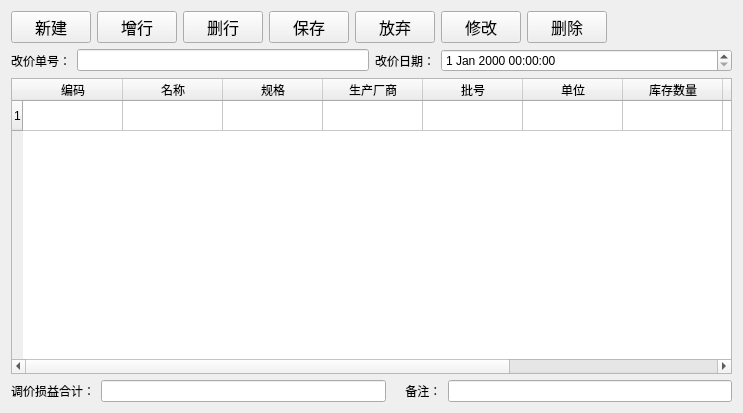
<?xml version="1.0" encoding="UTF-8"?>
<ui version="4.0">
 <class>DrugPricing</class>
 <widget class="QWidget" name="DrugPricing">
  <property name="geometry">
   <rect>
    <x>0</x>
    <y>0</y>
    <width>743</width>
    <height>413</height>
   </rect>
  </property>
  <property name="windowTitle">
   <string>药品调价</string>
  </property>
  <layout class="QVBoxLayout" name="verticalLayout_2">
   <item>
    <layout class="QHBoxLayout" name="horizontalLayout_2">
     <item>
      <widget class="QPushButton" name="addButton">
       <property name="sizePolicy">
        <sizepolicy hsizetype="Fixed" vsizetype="Fixed">
         <horstretch>0</horstretch>
         <verstretch>0</verstretch>
        </sizepolicy>
       </property>
       <property name="font">
        <font>
         <family>Agency FB</family>
         <pointsize>12</pointsize>
        </font>
       </property>
       <property name="text">
        <string>新建</string>
       </property>
      </widget>
     </item>
     <item>
      <widget class="QPushButton" name="addRowButton">
       <property name="sizePolicy">
        <sizepolicy hsizetype="Fixed" vsizetype="Fixed">
         <horstretch>0</horstretch>
         <verstretch>0</verstretch>
        </sizepolicy>
       </property>
       <property name="font">
        <font>
         <family>Agency FB</family>
         <pointsize>12</pointsize>
        </font>
       </property>
       <property name="text">
        <string>增行</string>
       </property>
      </widget>
     </item>
     <item>
      <widget class="QPushButton" name="deleteRowButton">
       <property name="sizePolicy">
        <sizepolicy hsizetype="Fixed" vsizetype="Fixed">
         <horstretch>0</horstretch>
         <verstretch>0</verstretch>
        </sizepolicy>
       </property>
       <property name="font">
        <font>
         <family>Agency FB</family>
         <pointsize>12</pointsize>
        </font>
       </property>
       <property name="text">
        <string>删行</string>
       </property>
      </widget>
     </item>
     <item>
      <widget class="QPushButton" name="saveButton">
       <property name="sizePolicy">
        <sizepolicy hsizetype="Fixed" vsizetype="Fixed">
         <horstretch>0</horstretch>
         <verstretch>0</verstretch>
        </sizepolicy>
       </property>
       <property name="font">
        <font>
         <family>Agency FB</family>
         <pointsize>12</pointsize>
        </font>
       </property>
       <property name="text">
        <string>保存</string>
       </property>
      </widget>
     </item>
     <item>
      <widget class="QPushButton" name="discardButton">
       <property name="sizePolicy">
        <sizepolicy hsizetype="Fixed" vsizetype="Fixed">
         <horstretch>0</horstretch>
         <verstretch>0</verstretch>
        </sizepolicy>
       </property>
       <property name="font">
        <font>
         <family>Agency FB</family>
         <pointsize>12</pointsize>
        </font>
       </property>
       <property name="text">
        <string>放弃</string>
       </property>
      </widget>
     </item>
     <item>
      <widget class="QPushButton" name="editButton">
       <property name="sizePolicy">
        <sizepolicy hsizetype="Fixed" vsizetype="Fixed">
         <horstretch>0</horstretch>
         <verstretch>0</verstretch>
        </sizepolicy>
       </property>
       <property name="font">
        <font>
         <family>Agency FB</family>
         <pointsize>12</pointsize>
        </font>
       </property>
       <property name="text">
        <string>修改</string>
       </property>
      </widget>
     </item>
     <item>
      <widget class="QPushButton" name="deleteButton">
       <property name="sizePolicy">
        <sizepolicy hsizetype="Fixed" vsizetype="Fixed">
         <horstretch>0</horstretch>
         <verstretch>0</verstretch>
        </sizepolicy>
       </property>
       <property name="font">
        <font>
         <family>Agency FB</family>
         <pointsize>12</pointsize>
        </font>
       </property>
       <property name="text">
        <string>删除</string>
       </property>
      </widget>
     </item>
     <item>
      <spacer name="horizontalSpacer">
       <property name="orientation">
        <enum>Qt::Horizontal</enum>
       </property>
       <property name="sizeHint" stdset="0">
        <size>
         <width>40</width>
         <height>20</height>
        </size>
       </property>
      </spacer>
     </item>
    </layout>
   </item>
   <item>
    <layout class="QVBoxLayout" name="verticalLayout">
     <property name="spacing">
      <number>6</number>
     </property>
     <item>
      <layout class="QHBoxLayout" name="horizontalLayout_15">
       <item>
        <layout class="QHBoxLayout" name="horizontalLayout_10">
         <item>
          <layout class="QHBoxLayout" name="horizontalLayout">
           <property name="spacing">
            <number>6</number>
           </property>
           <item>
            <widget class="QLabel" name="label">
             <property name="text">
              <string>改价单号：</string>
             </property>
            </widget>
           </item>
           <item>
            <widget class="QLineEdit" name="lineEdit_No"/>
           </item>
           <item>
            <widget class="QLabel" name="label_5">
             <property name="text">
              <string>改价日期：</string>
             </property>
            </widget>
           </item>
           <item>
            <widget class="QDateTimeEdit" name="dateTimeEdit">
             <property name="sizePolicy">
              <sizepolicy hsizetype="Expanding" vsizetype="Fixed">
               <horstretch>0</horstretch>
               <verstretch>0</verstretch>
              </sizepolicy>
             </property>
            </widget>
           </item>
          </layout>
         </item>
        </layout>
       </item>
      </layout>
     </item>
     <item>
      <widget class="QTableWidget" name="tableWidget">
       <property name="sortingEnabled">
        <bool>true</bool>
       </property>
       <attribute name="verticalHeaderShowSortIndicator" stdset="0">
        <bool>false</bool>
       </attribute>
       <attribute name="verticalHeaderStretchLastSection">
        <bool>false</bool>
       </attribute>
       <row>
        <property name="text">
         <string>1</string>
        </property>
       </row>
       <column>
        <property name="text">
         <string>编码</string>
        </property>
        <property name="font">
         <font>
          <pointsize>9</pointsize>
         </font>
        </property>
       </column>
       <column>
        <property name="text">
         <string>名称</string>
        </property>
       </column>
       <column>
        <property name="text">
         <string>规格</string>
        </property>
       </column>
       <column>
        <property name="text">
         <string>生产厂商</string>
        </property>
       </column>
       <column>
        <property name="text">
         <string>批号</string>
        </property>
       </column>
       <column>
        <property name="text">
         <string>单位</string>
        </property>
       </column>
       <column>
        <property name="text">
         <string>库存数量</string>
        </property>
       </column>
       <column>
        <property name="text">
         <string>原价</string>
        </property>
       </column>
       <column>
        <property name="text">
         <string>新价</string>
        </property>
       </column>
       <column>
        <property name="text">
         <string>调价损益</string>
        </property>
       </column>
      </widget>
     </item>
     <item>
      <layout class="QHBoxLayout" name="horizontalLayout_23">
       <item>
        <layout class="QHBoxLayout" name="horizontalLayout_25">
         <item>
          <widget class="QLabel" name="label_2">
           <property name="text">
            <string>调价损益合计：</string>
           </property>
          </widget>
         </item>
         <item>
          <widget class="QLineEdit" name="lineEdit_profit"/>
         </item>
         <item>
          <widget class="QLabel" name="label_16">
           <property name="text">
            <string>    备注：</string>
           </property>
          </widget>
         </item>
         <item>
          <widget class="QLineEdit" name="lineEdit_remark"/>
         </item>
        </layout>
       </item>
      </layout>
     </item>
    </layout>
   </item>
  </layout>
 </widget>
 <layoutdefault spacing="6" margin="11"/>
 <resources/>
 <connections/>
</ui>
